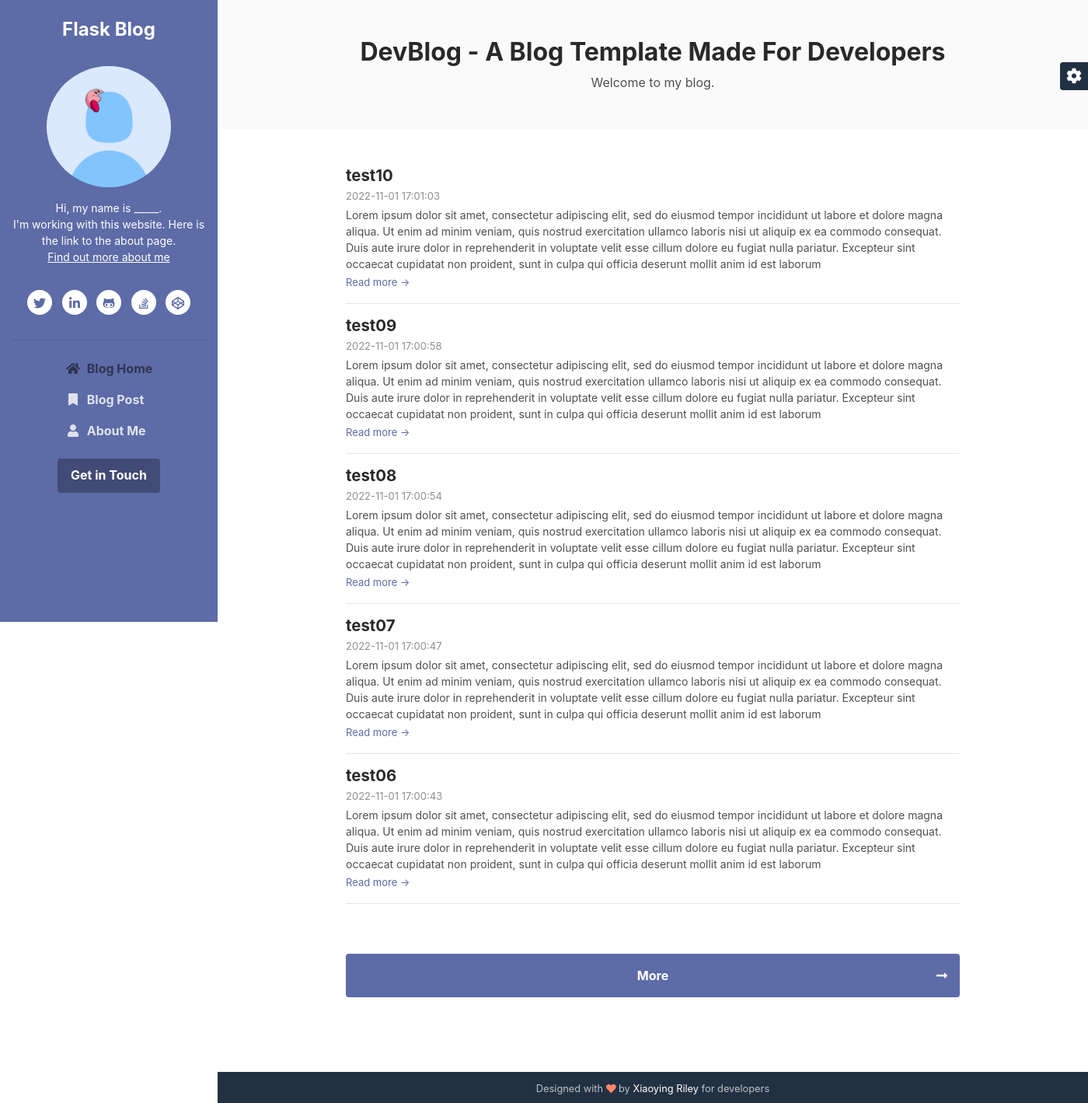
The page / on the database its author committed.
### tables this page shows
CREATE TABLE post(
  id INTEGER PRIMARY KEY AUTOINCREMENT,
  created TIMESTAMP NOT NULL DEFAULT CURRENT_TIMESTAMP,
  title TEXT NOT NULL,
  body TEXT NOT NULL
);

### main.py (the view)
@app.route("/")
def index():
    db = sqlite3.connect("instance/posts.sqlite")
    result = db.execute("""
        SELECT title, created, body, id FROM post
        ORDER BY created DESC LIMIT 5
    """)
    rlist = result.fetchall()
    return render_template('index.html',result = rlist)

### templates/index.html
{% extends "base.html" %}
{% block navbar_nav %}
<ul class="navbar-nav flex-column text-left">
	<li class="nav-item active">
		<a class="nav-link" href="{{url_for('index')}}"><i class="fas fa-home fa-fw mr-2"></i>Blog Home
			<span class="sr-only">(current)</span></a>
	</li>
	<li class="nav-item">
		<a class="nav-link" href="{{url_for('bloglist')}}"><i class="fas fa-bookmark fa-fw mr-2"></i>Blog
			Post</a>
	</li>
	<li class="nav-item">
		<a class="nav-link" href="{{url_for('about')}}"><i class="fas fa-user fa-fw mr-2"></i>About
			Me</a>
	</li>
</ul>
{% endblock navbar_nav %}
{% block content %}
<div class="main-wrapper">
	<section class="cta-section theme-bg-light py-5">
		<div class="container text-center">
			<h2 class="heading">DevBlog - A Blog Template Made For Developers</h2>
			<div class="intro">Welcome to my blog.</div>
		</div>
	</section>
	<section class="blog-list px-3 py-5 p-md-5">
		<div class="container">
			<div class="item mb-5">
				<div class="media">
					<div class="media-body">
						{% for i in result %}
						<h3 class="title mb-1"><a href="{{url_for('blogpost_bp.blog_post',id=i[3])}}">{{i[0]}}</a></h3>
						<div class="meta mb-1"><span class="date">{{i[1]}}</span></div>
						<div class="intro">{{i[2]}}</div>
						<a class="more-link" href="{{url_for('blogpost_bp.blog_post',id=i[3])}}">Read more &rarr;</a>
						<hr />
						{% endfor %}
					</div>
				</div>
			</div>
			<nav class="blog-nav nav nav-justified my-5">
				<a class="nav-link-next nav-item nav-link rounded" href="{{url_for('bloglist')}}">More<i
						class="arrow-next fas fa-long-arrow-alt-right"></i></a>
			</nav>
		</div>
	</section>
	<footer class="footer text-center py-2 theme-bg-dark">
		<small class="copyright">Designed with <i class="fas fa-heart" style="color: #fb866a;"></i> by <a
				href="http://themes.3rdwavemedia.com" target="_blank">Xiaoying Riley</a> for developers</small>
	</footer>
</div>
{% endblock content %}

### rows shown on the page
post: title "test10", created "2022-11-01 17:01:03", body "Lorem ipsum dolor sit amet, consectetur adipiscing elit, sed do eiusmod tempor incididunt ut labore et dolore magna aliqua. Ut enim ad minim veniam, quis nostrud exercitation ullamco laboris nisi ut aliquip ex ea commodo consequat. Duis aute irure dolor in reprehenderit in voluptate velit esse cillum dolore eu fugiat nulla pariatur. Excepteur sint occaecat cupidatat non proident, sunt in culpa qui officia deserunt mollit anim id est laborum"
post: title "test09", created "2022-11-01 17:00:58", body "Lorem ipsum dolor sit amet, consectetur adipiscing elit, sed do eiusmod tempor incididunt ut labore et dolore magna aliqua. Ut enim ad minim veniam, quis nostrud exercitation ullamco laboris nisi ut aliquip ex ea commodo consequat. Duis aute irure dolor in reprehenderit in voluptate velit esse cillum dolore eu fugiat nulla pariatur. Excepteur sint occaecat cupidatat non proident, sunt in culpa qui officia deserunt mollit anim id est laborum"
post: title "test08", created "2022-11-01 17:00:54", body "Lorem ipsum dolor sit amet, consectetur adipiscing elit, sed do eiusmod tempor incididunt ut labore et dolore magna aliqua. Ut enim ad minim veniam, quis nostrud exercitation ullamco laboris nisi ut aliquip ex ea commodo consequat. Duis aute irure dolor in reprehenderit in voluptate velit esse cillum dolore eu fugiat nulla pariatur. Excepteur sint occaecat cupidatat non proident, sunt in culpa qui officia deserunt mollit anim id est laborum"
post: title "test07", created "2022-11-01 17:00:47", body "Lorem ipsum dolor sit amet, consectetur adipiscing elit, sed do eiusmod tempor incididunt ut labore et dolore magna aliqua. Ut enim ad minim veniam, quis nostrud exercitation ullamco laboris nisi ut aliquip ex ea commodo consequat. Duis aute irure dolor in reprehenderit in voluptate velit esse cillum dolore eu fugiat nulla pariatur. Excepteur sint occaecat cupidatat non proident, sunt in culpa qui officia deserunt mollit anim id est laborum"
post: title "test06", created "2022-11-01 17:00:43", body "Lorem ipsum dolor sit amet, consectetur adipiscing elit, sed do eiusmod tempor incididunt ut labore et dolore magna aliqua. Ut enim ad minim veniam, quis nostrud exercitation ullamco laboris nisi ut aliquip ex ea commodo consequat. Duis aute irure dolor in reprehenderit in voluptate velit esse cillum dolore eu fugiat nulla pariatur. Excepteur sint occaecat cupidatat non proident, sunt in culpa qui officia deserunt mollit anim id est laborum"
